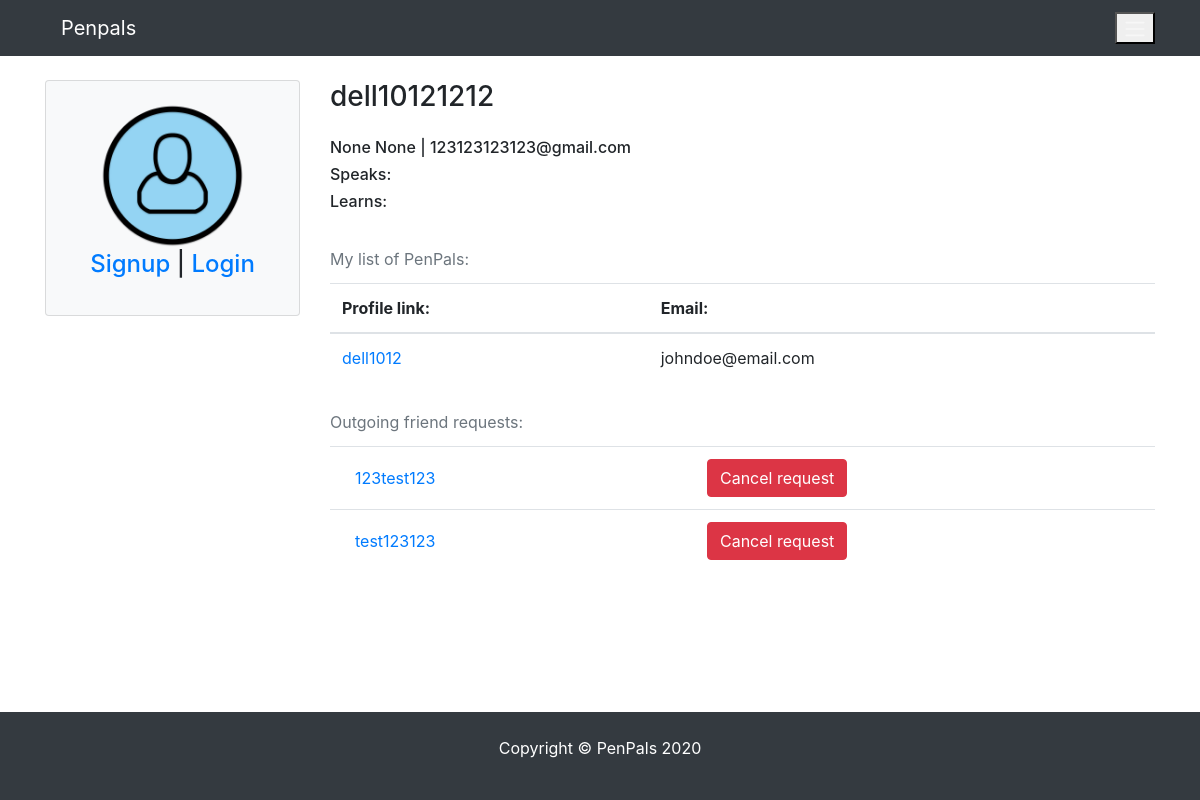
The app's page /profile/11 with its own data.
### pages/models.py (models this page shows, shortened)
class Profile(models.Model):
    user = models.OneToOneField(
        User, blank=True, null=True, on_delete=models.CASCADE)
    first = models.CharField(max_length=200, blank=True, null=True)
    last = models.CharField(max_length=200, blank=True, null=True)
    photo = models.ImageField(
        default='user.png', upload_to='photos/%y/%m',  blank=True, null=True)
    friends = models.ManyToManyField('self', blank=True)
    speaks = models.CharField(max_length=200, blank=True, null=True)
    learns = models.CharField(max_length=200, blank=True, null=True)
    def __init__(self, *args, **kwargs):
         super(Profile, self).__init__(*args, **kwargs)
         self.speaks = from_value_to_label(self.speaks)
         self.learns = from_value_to_label(self.learns)
    def __str__(self):
        return str(self.user)
    class Meta:
        ordering = ['-id']

class FriendRequest(models.Model):
    to_profile = models.ForeignKey(Profile, related_name="to_profile", on_delete=models.CASCADE)
    from_profile = models.ForeignKey(Profile, related_name="from_profile", on_delete=models.CASCADE)
    created = models.DateTimeField(auto_now_add=True)

### pages/views.py (the view, shortened to what this page needs)
# urls.py: path('profile/<int:profile_id>', ProfileView.as_view(), name="profile"),
class ProfileView(SuccessMessageMixin, DetailView):
    template_name = 'pages/profile.html'
    form_class = ProfileViewForm
    context_object_name = 'profile'
    model = Profile
    friends = Profile.objects.none()
    instance = Profile.objects.none()
    def get_object(self):
        self.instance = Profile.objects.get(id=self.kwargs['profile_id'])  # self.request.user.profile.id)
        self.friends = FriendRequest.objects.filter(to_profile = self.instance)
        return self.instance
    def get_context_data(self, **kwargs):
        self.friends = self.instance.friends.all()
        received_requests = FriendRequest.objects.filter(to_profile = self.instance)
        outgoing_requests = self.instance.from_profile.all()
        button_friend_text = ""
        if self.request.user.is_authenticated:
            if self.request.user.profile not in self.friends:
                button_friend_text = "not_friend_yet"
                if len(FriendRequest.objects.filter(from_profile = self.request.user.profile).filter(to_profile=self.instance))==1:
                    button_friend_text = "request_sent"
        self.context_data = {
            'profile': self.instance,
            'friends': self.friends,
            'received_requests': received_requests,
            'outgoing_requests': outgoing_requests,
            'button_friend_text': button_friend_text,
        }
        return self.context_data

### pages/utils.py (called while the page is built)
def from_value_to_label(field):
    if field is not None:
        list_of_labels = [label for value, label in LANGUAGE_CHOICES if str(value) in field]
        return ", ".join(list_of_labels)  # list_of_labels  #ast.literal_eval(field)  # [int(i) for i in field.replace('[','').replace(']','').replace(',','').replace("'",'').split(" ")] # list_of_labels #
    return field

### pages/templates/pages/profile.html (shortened to what this page needs)
{% extends 'pages/base.html' %} {% block content %}
<div class="row">
  {% include 'pages/partials/_sidebar.html' %}
  <div class="col-md-9 col-sm-12">
    <h3>{{profile.user}}</h3>
    <div class="my-4">
      <h6>{{profile.first}} {{profile.last}} | {{profile.user.email}}</h6>
      <h6>Speaks: {{profile.speaks}}</h6>
      <h6>Learns: {{profile.learns}}</h6>
    </div>
    {% if friends %}
    <div class="table-responsive">
      <table class="table">
        <caption>
          My list of PenPals:
        </caption>
        <thead>
          <tr>
            <th>Profile link:</th>
            <th>Email:</th>
          </tr>
        </thead>
        <tbody>
          {% for friend_profile in friends %}
          <tr>
            <td>
              <a href="{% url 'pages:profile' friend_profile.id %}"
                >{{friend_profile}}</a
              >
            </td>
            <td>{{friend_profile.user.email}}</td>
          </tr>
          {% endfor %}
        </tbody>
      </table>
    </div>
    {% endif %}
    {% if outgoing_requests %}
    <div class="table-responsive">
      <table class="table">
        <caption>
          Outgoing friend requests:
        </caption>
        <tbody>
          {% for request_outgoing in outgoing_requests %}
          <tr>
            <td>
              <a
                href="{% url 'pages:profile' request_outgoing.to_profile.id %}"
                class="btn text-primary"
                >{{request_outgoing.to_profile}}</a
              >
            </td>
            <td>
              <a
                href="{% url 'pages:drop_request' request_outgoing.to_profile.id %}"
                class="btn btn-danger"
                >Cancel request</a
              >
            </td>
          </tr>
          {% endfor %}
        </tbody>
      </table>
    </div>
    {% endif %}
  </div>
</div>
{% endblock content %}

### pages/templates/pages/partials/_sidebar.html (shortened to what this page needs)
<div class="col-lg-3 col-md-3 col-sm-6 mx-auto">
    <div class="card bg-light mw-30rem">
        <div class="card-body text-center">
            <h4 class="card-title">
                {% if profile.photo %}
                    <img src="{{profile.photo.url}}" alt="profile photo url" class="card-img-top mx-auto rounded-circle">
                {% else %}
                    <img src="https://placehold.it/200x200" alt="profile photo url" class="card-img-top mx-auto rounded-circle">
                {% endif %}
                {% if request.user == profile.user %}
                <p>Welcome to PenPals, {{profile.user}}</p>
                <p><a href="{% url 'logout' %}">Logout</a></p>
                {% elif request.user.is_anonymous %}
                    <p><a href="{% url 'pages:signup' %}">Signup</a> | <a href="{% url 'login' %}">Login</a></p>
                {% endif %}
            </h4>
        </div>
    </div>
</div>

### static_files/css/styles.css (style rules this page uses)
.card-img-top { width: 70%; height: 70%; }
.card { margin-bottom: 1.5rem!important; }
caption { caption-side:top; }

### records on screen
Profile: photo (placeholder picture), user "dell10121212", first "None", last "None", user.email "123123123123@gmail.com"
Profile: user.username "dell1012", user.email "johndoe@email.com"
FriendRequest: to_profile "123test123"
FriendRequest: to_profile "test123123"
